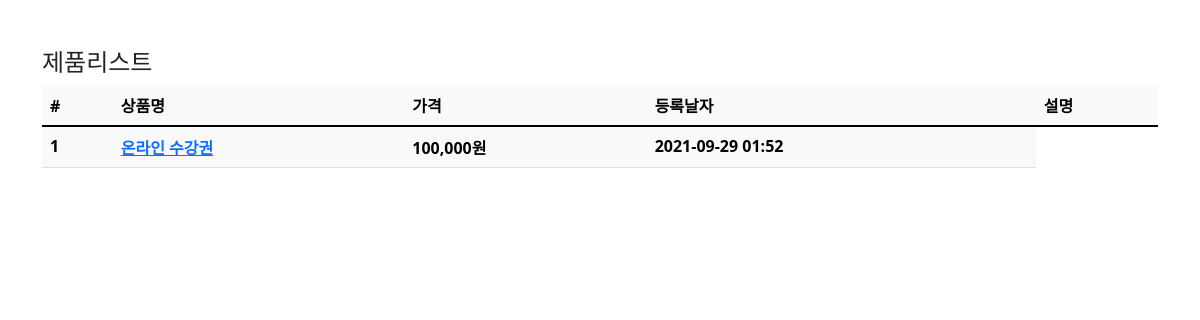
/product/, run on an earlier commit of the app's database.
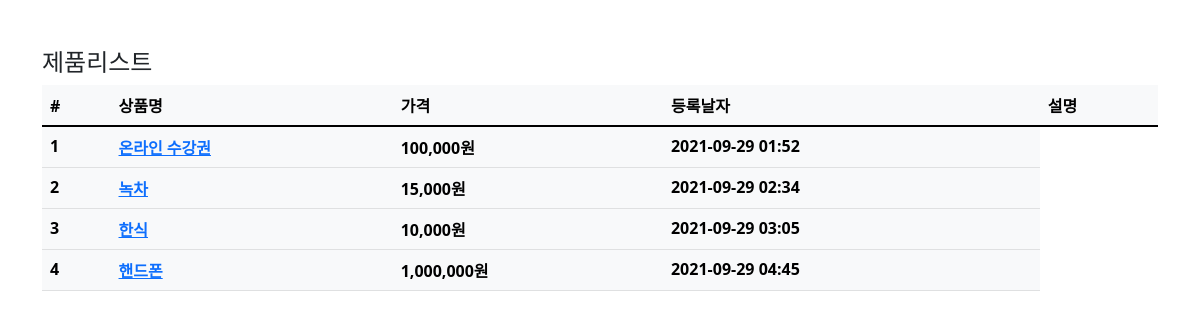
And on a later commit of the database.
### product/models.py (models this page shows, shortened)
class Product(models.Model):
    name=models.CharField(max_length=256,verbose_name='상품명')
    price=models.IntegerField(verbose_name='상품가격')
    description=models.TextField(verbose_name='상품설명')
    stock=models.IntegerField(verbose_name='재고')
    register_date=models.DateTimeField(auto_now_add=True,verbose_name='등록날자')
    class Meta:
        db_table='fastcampuse_product'
        verbose_name='상품'
        verbose_name_plural='상품'

### product/views.py (the view)
# urls.py: path('product/',ProductList.as_view()),
class ProductList(ListView):
    model=Product
    template_name='product.html'

### product/templates/product.html (shortened to what this page needs)
{% extends "base.html" %}
{% load humanize %}
{% block contents %}
<div class="row mt-5">
    <div class="col-12">
        <h4>제품리스트</h4>
        <table class="table table-light">
            <thead class="thead-light">
                <tr>
                    <th scope="col">#</th>
                    <th scope="col">상품명</th>
                    <th scope="col">가격</th>
                    <th scope="col">등록날자</th>
                    <th scope="col">설명</th>
                </tr>
            </thead>
            <tbody class="text-dart">
            {% for product in object_list %}
                <tr>
                    <th scope="row">{{product.id}}</th>
                    <th scope="row"><a href="/product/{{product.id}}">{{product.name}}</a></th>
                    <th scope="row">{{product.price|intcomma}}원</th>
                    <th scope="row">{{product.register_date|date:'Y-m-d H:i'}}</th>
                </tr>
            {% endfor %}
            </tbody>
        </table>
    </div>
</div>
{% endblock %}

### fcuser/templates/base.html (shortened to what this page needs)
<html>
    <head>
        <link href="https://cdn.jsdelivr.net/npm/bootstrap@5.1.1/dist/css/bootstrap.min.css" rel="stylesheet">
  </head>
    <body>
        <div class="container">
            {% block contents %}
            {% endblock %}
        </div>
    </body>
</html>

What changed in the data, as far as the page shows it:
added Product: id "2", name "녹차", price "15,000", register_date "2021-09-29 02:34"
added Product: id "3", name "한식", price "10,000", register_date "2021-09-29 03:05"
added Product: id "4", name "핸드폰", price "1,000,000", register_date "2021-09-29 04:45"
